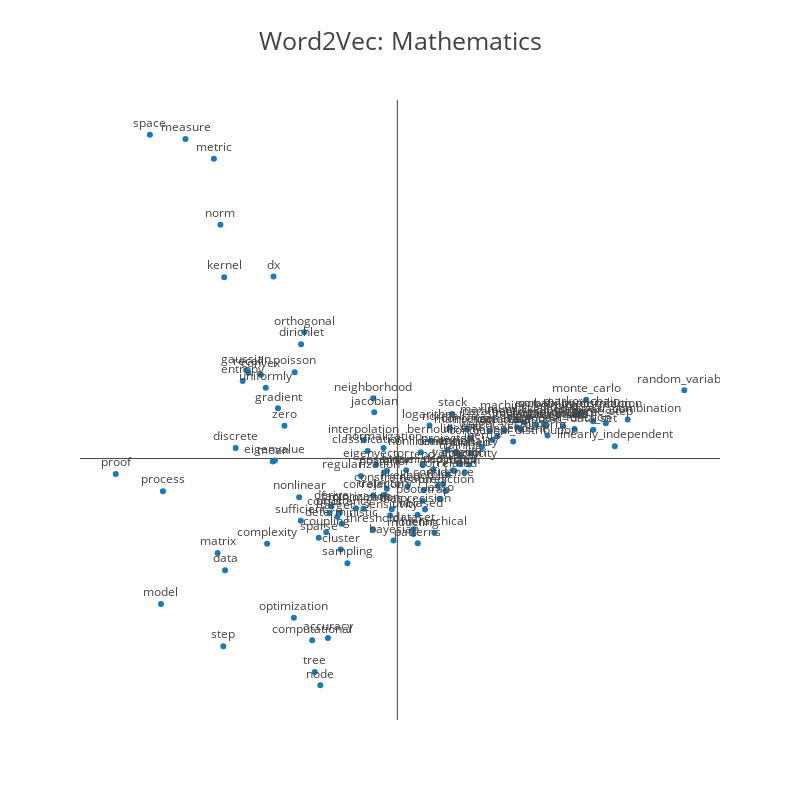

Notebook source saved alongside this figure:
### Code cell
words_not_used = pca_plot(model, interesting_words,'Word2Vec: Interesting Words')
print('Words not in interesting list not used:')
print(', '.join(words_not_used))

### Figure 1 — Plotly figure (JSON) as saved in the notebook; plotly's stock layout.template omitted (floating-point values rounded to 4 significant figures)
{"data": [{"mode": "markers+text", "text": ["matrix", "factorization", "patterns", "data", "sparse", "space", "gradient", "recall", "zero", "consistency", "mean", "nonlinearity", "computational", "matrix_factorization", "process", "kernel", "model", "gaussian", "features", "discrete", "nonlinear", "tree", "norm", "proof", "ensemble", "step", "logarithm", "interpolation", "uniformly", "derive", "dx", "coupling", "measure", "bernoulli", "orthogonal", "random_variable", "classification", "convex", "unbiased", "deterministic", "eigenvalue", "biased", "bias", "neighborhood", "jacobian", "optimization", "trajectory", "eigenvector", "tend", "probability_distribution", "step_size", "general_model", "euclidean_distance", "metric", "complexity", "dirichlet", "node", "linearly_independent", "accuracy", "modeling", "minimization", "threshold", "sampling", "hierarchical", "singular_value", "sufficient", "prior", "linear_combination", "roc", "conditional_distribution", "regularization", "prediction", "total_variation", "l_norm", "simulation_results", "entropy", "time_step", "poisson", "constrained", "target", "bootstrap", "cluster", "apriori", "correlation", "normalization", "stack", "batch", "binomial", "inertia", "concavity", "projected", "bayesian", "sensitivity", "markov_chain", "log_e", "monte_carlo", "precision", "adjusted", "likelihood", "convex_optimization", "fold", "training", "time_series", "greedy", "machine_learning", "normalize", "posterior", "lasso", "dimensionality", "parameter_estimation", "correlated", "linearly_dependent", "data_set", "cost_function", "dataset", "confidence", "pca", "specificity", "maximum_likelihood", "weight_vector", "python", "validation"], "textposition": "top", "type": "scatter", "x": [-6.834, -1.576, 0.7737, -6.549, -2.989, -9.407, -4.537, -5.666, -4.293, -2.189, -4.737, 0.8901, -3.239, 3.513, -8.91, -6.583, -8.987, -5.749, 0.9941, -6.145, -3.733, -3.14, -6.726, -10.7, -0.3988, -6.617, 1.219, -1.275, -5.005, -2.506, -4.707, -2.706, -8.054, 1.288, -3.538, 10.9, -1.127, -5.186, 0.7667, -2.122, -4.657, 2.814, -0.2128, -0.9175, -0.8778, -3.934, -0.4849, -0.8061, 0.9641, 6.866, 6.3, 4.694, 5.592, -6.974, -4.952, -3.66, -2.928, 8.265, -2.639, 0.6083, -1.284, -0.9331, -1.898, 1.407, 5.653, -3.671, -2.584, 8.753, 2.761, 4.403, -1.387, 1.832, 7.441, 5.705, 5.275, -5.879, 7.923, -3.904, -0.4006, -2.278, 0.9604, -2.152, 2.234, -0.913, -0.5256, 2.078, 2.565, 0.3355, 3.218, 2.647, 1.905, -0.1471, -0.2736, 6.996, 4.551, 7.176, 1.05, 2.112, 0.3853, 6.729, 1.529, 2.391, 4.077, 2.39, 5.02, 1.994, -0.5056, 1.601, 2.28, 4.804, 1.92, 3.62, 7.448, 6.733, 0.6175, 1.742, 1.368, 2.731, 4.562, 3.812, 2.179, 2.35], "y": [-3.11, -1.636, -2.796, -3.68, -2.611, 10.67, 1.655, 2.825, 1.082, -1.788, -0.1003, 0.2054, -5.993, 0.9146, -1.076, 5.979, -4.797, 2.907, -1.049, 0.3458, -1.275, -7.037, 7.708, -0.507, -0.4035, -6.184, 1.086, 0.6021, 2.334, -1.581, 5.997, -2.432, 10.53, 0.599, 4.159, 2.25, 0.2511, 2.762, -1.854, -2.152, -0.06321, 0.1702, -1.671, 1.985, 1.523, -5.249, -1.192, -0.1981, -0.2215, 1.433, 1.066, 0.9477, 1.145, 9.879, -2.812, 3.77, -7.472, 0.4088, -5.916, -2.488, -1.653, -2.331, -3.45, -2.444, 1.089, -2.049, -1.797, 1.286, 0.6768, 0.5584, -0.5723, -1.067, 1.231, 0.758, 1.099, 2.558, 1.164, 2.847, -0.9944, -1.922, -1.394, -2.995, 0.2218, -1.22, 0.3501, 1.472, -0.4485, -0.3895, 0.3806, 0.9552, 0.2855, -2.699, -1.878, 1.509, 1.028, 1.939, -1.676, -0.3856, -0.9128, 1.432, -0.8987, 0.06728, 0.9227, -0.1832, 1.375, 1.02, -0.4604, -1.324, 0.1759, 1.195, -0.5308, 0.6131, 0.9519, 0.977, -2.33, -0.8404, -0.3555, -0.196, 1.26, 0.7447, -0.4118, -0.1817]}], "layout": {"autosize": false, "height": 800, "title": "Word2Vec: Mathematics", "titlefont": {"size": 25}, "width": 800, "xaxis": {"showgrid": false, "showticklabels": false, "zeroline": true}, "yaxis": {"showgrid": false, "showticklabels": false, "zeroline": true}}}
